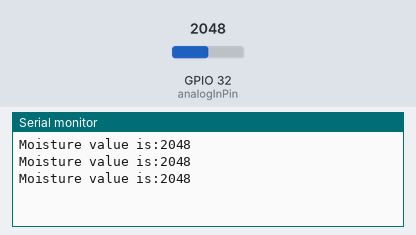
This sketch was run on a simulated ESP32. Shown: the last lines printed to the serial monitor. Inputs (shaded band) come from the test bench; at power-on: GPIO 32 (analogInPin) = 2048.

Above: at 1.3 s.
1.4 s: GPIO 32 (analogInPin) set to 2866
At 1.9 s:
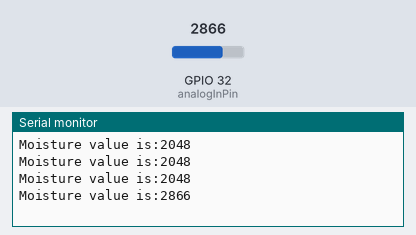
2.9 s: GPIO 32 (analogInPin) set to 3603
At 3.4 s:
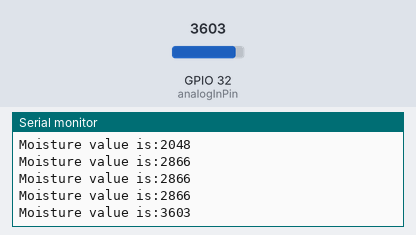
Timing chart, 0 to 5.9 s (numbered marks = the images above; inputs shaded):
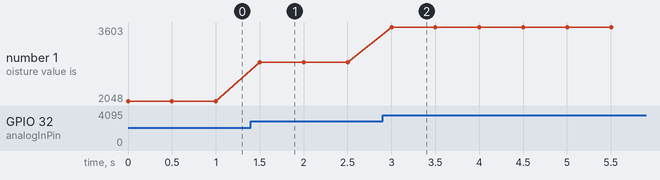

Measured:
- after the input at 1.4 s, the serial monitor: prints a new line after 0.10 s (image 1)
- after the input at 2.9 s, the serial monitor: prints a new line after 0.10 s (image 2)
- plotted number 1: 2048 → 2866 after the input at 1.4 s, 2866 → 3603 after the input at 2.9 s

The sketch:

Capacitve_Soil_moisture_ESP32.ino
```cpp
//********************************************************************************************************************************************//
//##################################### created By: Omar_asadi, Haia_Hihi, Mohamad-alwan_aghbaria ############################################//
//######################################################   Date: 24/08/2023    ###############################################################//
//## in this file we are trying to read from the Capactive soil moisture sensor the temprture and the humdity of the enviroment using ESP32 ##//
//********************************************************************************************************************************************//


const int analogInPin= 32;
int sensorvalue;
int outputvalue;


void setup() {
  Serial.begin(9600);

}

void loop() {
  sensorvalue=analogRead(analogInPin);
  Serial.print("Moisture value is:");
  Serial.println(sensorvalue);
  delay(500);
}
```
